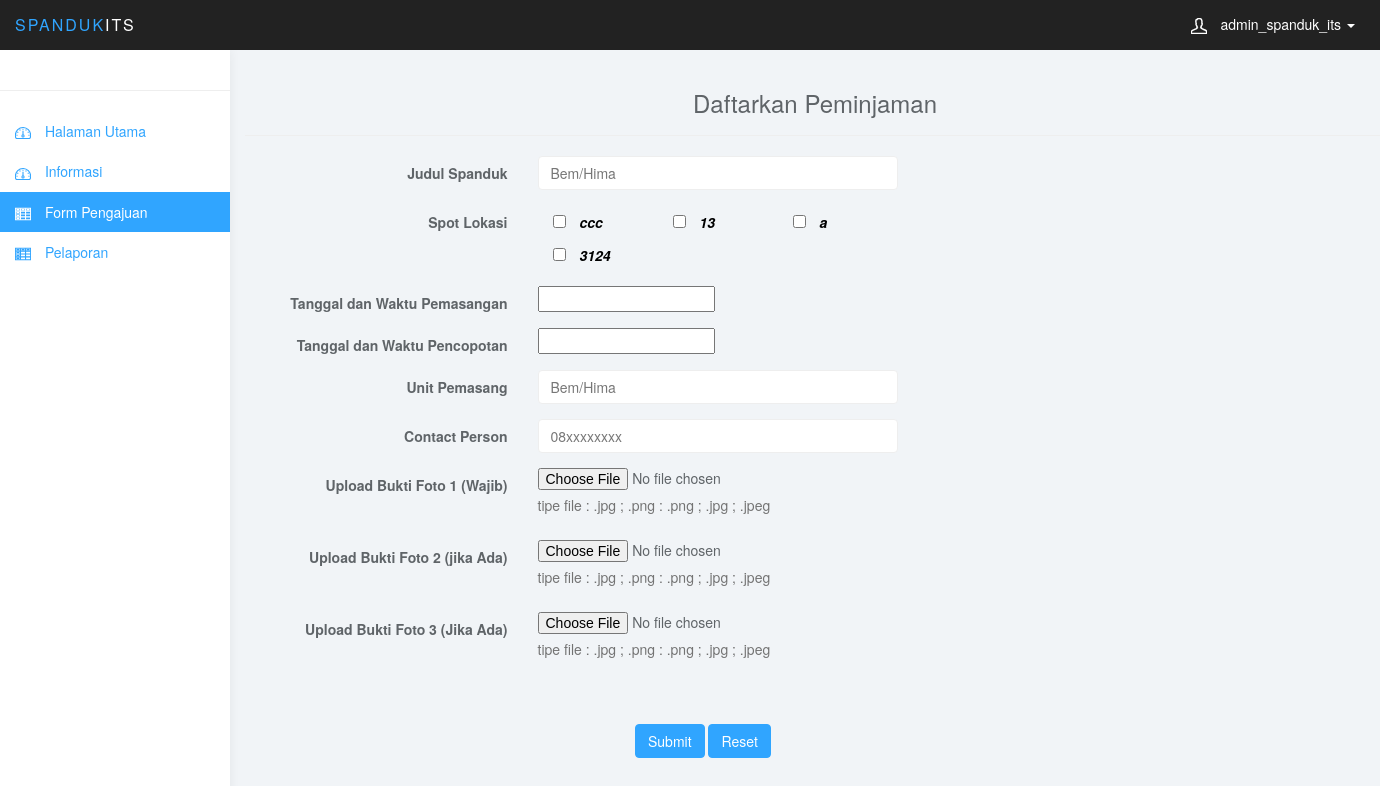
/spot/form_pengajuan.php (signed in), run on the app's committed database.
### tables this page shows
CREATE TABLE `t_user` (
  `m_id_user` int(5) UNSIGNED NOT NULL,
  `m_user` varchar(30) NOT NULL,
  `m_pass` varchar(72) NOT NULL
);

CREATE TABLE `t_spot` (
  `m_id_spot` int(5) UNSIGNED NOT NULL,
  `m_nama_spot` varchar(253) NOT NULL,
  `m_kuota_spot` int(10) NOT NULL,
  `m_kuota_spot_dinamis` int(10) NOT NULL,
  `m_height_spanduk` varchar(7) NOT NULL,
  `m_width_spanduk` varchar(7) NOT NULL
);

### spot/form_pengajuan.php (the view, shortened to what this page needs)
<?php
include('../koneksi.php');
       if (!isset($_SESSION['id_admin'])){
     header( 'Location:../login.html');
 } else {
$jut = $_SESSION['id_admin'];
$query = "SELECT * FROM t_user where m_id_user='$jut'";
           $result = $dbh->query($query)->fetch();
            $query1 = "SELECT * FROM t_spot";
           $result1 = $dbh->query($query1)->fetchAll();
?>
    <!DOCTYPE html>
    <html>
    <head>
        <link href="../css/bootstrap.min.css" rel="stylesheet">
        <link href="../css/styles.css" rel="stylesheet">
        <link href="../css/date/datepicker.min.css" rel="stylesheet" type="text/css">
    </head>
    <body>
        <nav class="navbar navbar-inverse navbar-fixed-top" role="navigation">
            <div class="container-fluid">
                <div class="navbar-header">
                    <a class="navbar-brand" href="#"><span>Spanduk</span>ITS</a>
                    <ul class="user-menu">
                        <li class="dropdown pull-right">
                            <a href="#" class="dropdown-toggle" data-toggle="dropdown">
                                <svg class="glyph stroked male-user">
                                    <use xlink:href="#stroked-male-user"></use>
                                </svg>
                                <?php echo $result['m_user'];?> <span class="caret"></span></a>
                        </li>
                    </ul>
                </div>
            </div>
        </nav>
        <div id="sidebar-collapse" class="col-sm-3 col-lg-2 sidebar">
            <form role="search">
            </form>
            <ul class="nav menu">
                <li>
                    <a href="../index.php">
                        <svg class="glyph stroked dashboard-dial">
                            <use xlink:href="#stroked-dashboard-dial"></use>
                        </svg> Halaman Utama</a>
                </li>
                <li>
                    <a href="index.php">
                        <svg class="glyph stroked dashboard-dial">
                            <use xlink:href="#stroked-dashboard-dial"></use>
                        </svg> Informasi</a>
                </li>
                <li class="active">
                    <a href="form_pengajuan.php">
                        <svg class="glyph stroked table">
                            <use xlink:href="#stroked-table"></use>
                        </svg> Form Pengajuan</a>
                </li>
                <li>
                    <a href="report.php">
                        <svg class="glyph stroked table">
                            <use xlink:href="#stroked-table"></use>
                        </svg> Pelaporan</a>
                </li>
            </ul>
        </div>
        <div class="col-sm-9 col-sm-offset-3 col-lg-10 col-lg-offset-2 main">
            <div class="row">
                <div class="container">
                    <div class="page-header">
                        <center>
                            <h3> Daftarkan Peminjaman</h3></center>
                    </div>
                    <form class="form-horizontal" action="p_form.php" method="post" enctype="multipart/form-data">
                        <div class="form-group">
                            <label for="email" class="col-sm-3 control-label">Judul Spanduk</label>
                            <div class="col-sm-4">
                                <input type="text" class="form-control" name="p_judul" placeholder="Bem/Hima" required> </div>
                        </div>
                        <div class="form-group">
                            <label class="col-md-3 control-label" for="email">Spot Lokasi</label>
                            <div class="col-md-4">
                                <div class="rollovericons ">
                                    <?php foreach ( $result1 as $r1 )
            { ?>
                                        <div class="col-md-4 ">
                                            <input type="checkbox" name="check_list[]" value="<?php echo $r1['m_id_spot'] ?>">
                                            <label>
                                                <?php echo $r1['m_nama_spot'];?>
                                            </label>
                                            <br> </div>
                                        <?php } ?>
                                </div>
                            </div>
                        </div>
                        <div class="form-group">
                            <label class="col-sm-3 control-label">Tanggal dan Waktu Pemasangan</label>
                            <div class="col-md-4">
                                <input type='text' name="p_m_pasang" data-date-format="yyyy-mm-dd" data-time-format="hh:mm" class='datepicker-here' data-timepicker="true" data-language='en' required /> </div>
                        </div>
                        <div class="form-group">
                            <label class="col-md-3 control-label" for="email">Tanggal dan Waktu Pencopotan</label>
                            <div class="col-md-4">
                                <input type='text' name="p_m_copot" data-date-format="yyyy-mm-dd" data-time-format="hh:mm" class='datepicker-here' data-timepicker="true" data-language='en' required /> </div>
                        </div>
                        <div class="form-group">
                            <label class="col-md-3 control-label" for="message">Unit Pemasang</label>
                            <div class="col-md-4">
                                <input type="text" class="form-control" name="p_unit" placeholder="Bem/Hima" required> </div>
                        </div>
                        <div class="form-group">
                            <label for="email" class="col-sm-3 control-label">Contact Person</label>
                            <div class="col-sm-4">
                                <input type="text" class="form-control" name="p_cp" placeholder="08xxxxxxxx" onkeypress="checkNumber(event)" required> </div>
                        </div>
                        <div class="form-group">
                            <label for="InputFile" class="col-sm-3 control-label">Upload Bukti Foto 1 (Wajib)</label>
                            <div class="col-md-4">
                                <input type="file" name="upload1" id="exampleInputFile" required>
                                <p class="help-block">tipe file : .jpg ; .png : .png ; .jpg ; .jpeg </p>
                            </div>
                        </div>
                        <div class="form-group">
                            <label for="InputFile" class="col-sm-3 control-label">Upload Bukti Foto 2 (jika Ada)</label>
                            <div class="col-md-4">
                                <input type="file" name="upload2" id="exampleInputFile">
                                <p class="help-block">tipe file : .jpg ; .png : .png ; .jpg ; .jpeg </p>
                            </div>
                        </div>
                        <div class="form-group">
                            <label for="InputFile" class="col-sm-3 control-label">Upload Bukti Foto 3 (Jika Ada)</label>
                            <div class="col-md-4">
                                <input type="file" name="upload3" id="exampleInputFile">
                                <p class="help-block">tipe file : .jpg ; .png : .png ; .jpg ; .jpeg </p>
                            </div>
                        </div>
                        <br>
                        <br>
                        <div class="form-group">
                            <label for="inputEmail3" class="col-sm-4 control-label"></label>
                            <div class="col-sm-4">
                                <button type="submit" name="submit" class="btn btn-primary" value="simpan">Submit</button>
                                <button type="reset" class="btn btn-primary" value="reset" onclick="return confirm('hapus data yang telah diinput?')">Reset</button>
                            </div>
                        </div>
                    </form>
                </div>
            </div>
        </div>
    </body>
    </html>
    <?php } ?>

### css/styles.css (style rules this page uses)
body { background: #f1f4f7; padding-top: 50px; color: #5f6468; }
p { color: #777; }
a, a:hover, a:focus { color: #30a5ff; }
h1, h2, h3, h4, h5, h6 { color: #5f6468; }
h3, h4 { font-weight: 300; }
.form-control { border: 1px solid #eee; box-shadow: none; }
.navbar-header .navbar-brand { color: #fff; font-size: 16px; text-transform: uppercase; font-weight: 500; letter-spacing: 2px; }
.navbar-header .navbar-brand span { color: #30a5ff; }
.btn-primary, .btn-primary:hover, .btn-primary:focus, .btn-primary:active, .btn-primary.active, .open > .dropdown-toggle.btn-primary, .btn-primary.disabled, .btn-primary[disabled], fieldset[disabled] .btn-primary, .btn-primary.disabled:hover, .btn-primary[disabled]:hover, fieldset[disabled] .btn-primary:hover, .btn-primary.disabled:focus, .btn-primary[disabled]:focus, fieldset[disabled] .btn-primary:focus, .btn-primary.disabled:active, .btn-primary[disabled]:active, fieldset[disabled] .btn-primary:active, .btn-primary.disabled.active, .btn-primary[disabled].active, fieldset[disabled] .btn-primary.active { background-color: #30a5ff; border-color: #30a5ff; }
.navbar { border: 0; }
.user-menu { display: inline-block; margin-top: 14px; margin-right: 10px; float: right; list-style: none; padding: 0; }
.user-menu a { color: #fff; }
.sidebar { display: block; background-color: #fff; padding: 0; display: none; }
.sidebar form { padding: 20px 15px 5px 15px; border-bottom: 1px solid #eee; margin-bottom: 20px; }
@media (min-width: 768px) { .sidebar { display: block; position: fixed; top: 50px; bottom: 0; left: 0; z-index: 1000; display: block; margin: 0; padding: 0; overflow-x: hidden; overflow-y: auto; background-color: #fff; box-shadow: 1px 0px 10px rgba(0, 0, 0, .05); } }
@media (min-width: 768px) { .navbar-header { width: 100%; } }
.sidebar ul.nav .active a, .sidebar ul.nav li.parent a.active, .sidebar ul.nav .active > a:hover, .sidebar ul.nav li.parent a.active:hover, .sidebar ul.nav .active > a:focus, .sidebar ul.nav li.parent a.active:focus { color: #fff; background-color: #30a5ff; }
.table { background: #fff; }
.sidebar .glyph, .user-menu .glyph { height: 16px; width: 16px; margin: 0 10px 0 0; stroke-width: 3px; }
.user-menu .glyph { stroke-width: 4px; }
.glyph.table { background: none; border: none; }

### spot/form_pengajuan.php (style rules this page uses)
.rollovericons input { margin: 10px; margin-left: auto; }
input[type=checkbox] + label { color: #000000; font-style: italic; }

### data on the page
t_user: m_user "admin_spanduk_its"
t_spot: m_nama_spot "ccc"
t_spot: m_nama_spot "13"
t_spot: m_nama_spot "a"
t_spot: m_nama_spot "3124"
